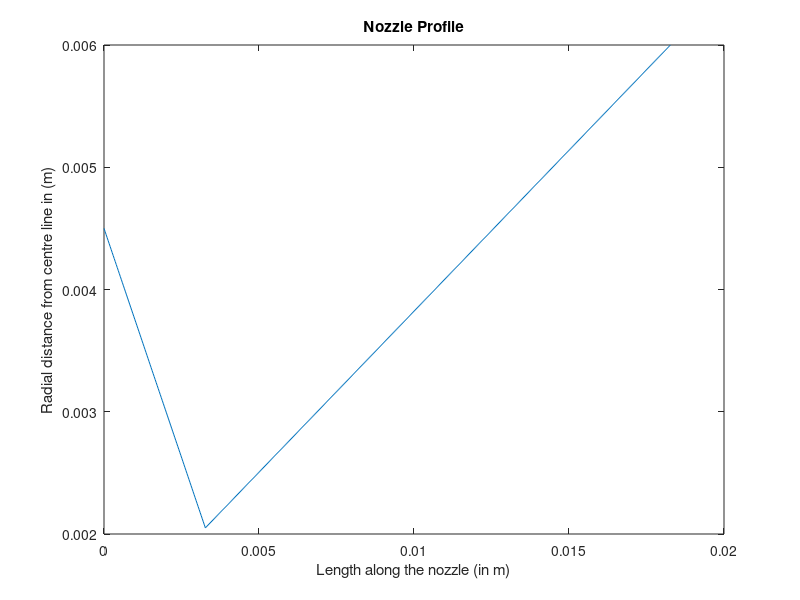
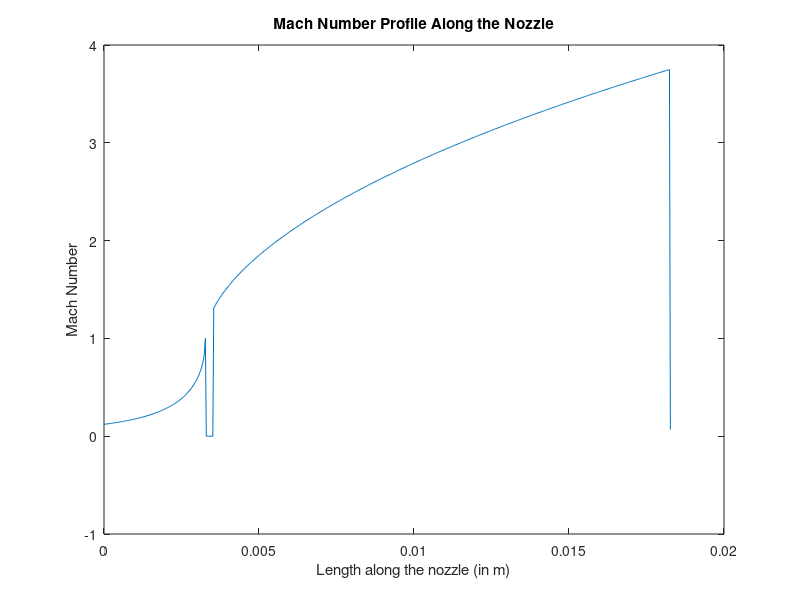
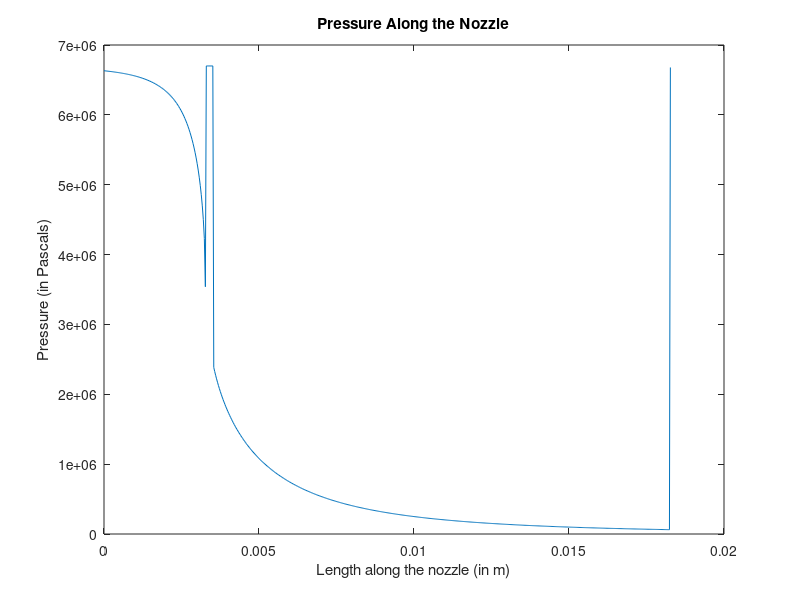
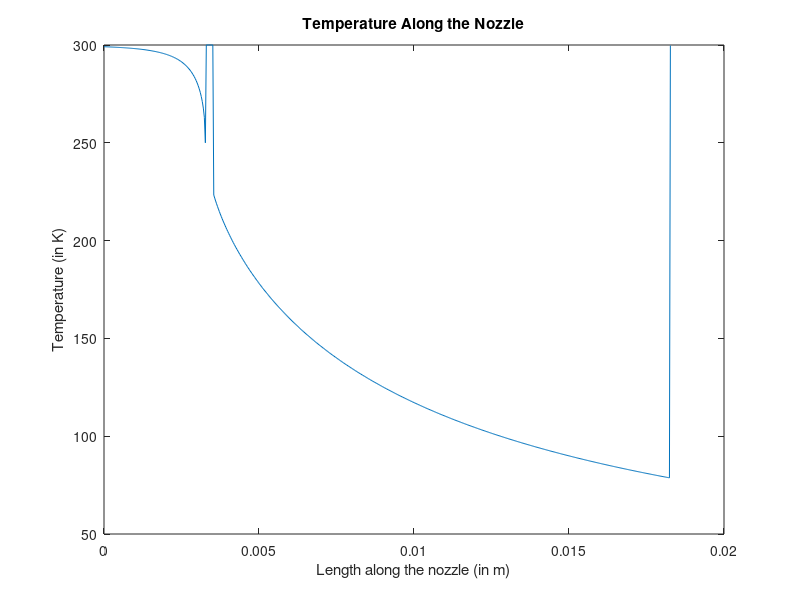

The MATLAB script that drew these images, in order:
close all;
clear;
clc;
%Modelling the nozzle:
r_1=0.0045; r_t=0.00205; r_2=0.006;
l_con=0.00327;l_div=0.015;
A_t=pi*r_t^2; gamma=1.4;
%Defining the domain
l_domain=0.950;
x_con=linspace(0,l_con,100);
x_div=linspace(l_con,l_div+l_con,500);
x_jet=linspace(l_div+l_con,l_domain,5000);
%Converging section modelling
slope_con=(r_t-r_1)/l_con;
R_con=@(x)  slope_con*x+r_1;
A_con=@(x) pi*(R_con(x))^2;
%Divergining Section modelling
slope_div=(r_2-r_t)/l_div;
R_div=@(x)  slope_div*(x-l_con)+r_t;
A_div=@(x) pi*(R_div(x))^2;

%Plotting the nozzle profile:
figure()
x_nozzle=[x_con,x_div];
r_nozzle=[R_con(x_con),R_div(x_div)];
plot(x_nozzle,r_nozzle)
xlabel('Length along the nozzle (in m)');
ylabel('Radial distance from centre line in (m)');
title('Nozzle Profile');
Mach_rel = @(M, A) (1/M)*((2/(gamma+1))*(1 +(gamma-1)/2*M^2))^((gamma+1)/(2*(gamma-1))) - (A/A_t);
Mach_solve=@(M_guess,A) fzero(@(M)Mach_rel(M,A),M_guess);
M_con=zeros(size(x_con));
M_div=zeros(size(x_div));
M_guess=[0.2, 2.5];
for i = 1:length(x_con)
    if abs(A_con(x_con(i)) - A_t) < 1e-8
        M_con(i) = 1;
    else
        M_con(i) = Mach_solve(0.7, A_con(x_con(i)));
    end
end
for i = 1:length(x_div)
    if abs(A_div(x_div(i)) - A_t) < 1e-8
        M_div(i) = 1;
    else
        M_div(i) = Mach_solve(2.5, A_div(x_div(i)));
    end
end
M_nozzle=[M_con,M_div];
M_exit=M_nozzle(end);
%Plotting the nozzle profile:
figure()
x_nozzle=[x_con,x_div];
plot(x_nozzle,M_nozzle)
xlabel('Length along the nozzle (in m)');
ylabel('Mach Number');
title('Mach Number Profile Along the Nozzle');

%Pressure and Temperature Calculations:
T_o=300; P_o=6700000;
T = @(M) T_o /(1 +(gamma-1)/2*M^2);
P = @(M) P_o/((1 +(gamma-1)/2*M^2)^(gamma/(gamma -1)));
P_nozzle=arrayfun(@(M)P(M),M_nozzle);
T_nozzle=arrayfun(@(M)T(M),M_nozzle);

figure()
plot(x_nozzle,P_nozzle)
xlabel('Length along the nozzle (in m)');
ylabel('Pressure (in Pascals)');
title('Pressure Along the Nozzle');

figure()
plot(x_nozzle,T_nozzle)
xlabel('Length along the nozzle (in m)');
ylabel('Temperature (in K)');
title('Temperature Along the Nozzle');

%Modelling the free jet:
x_domain=[x_nozzle,x_jet];
k=12;
M_jet_fun = @(x) max(0, M_exit*(1-(x-(l_con+l_div))/(k*2*r_2)));
M_jet=arrayfun(@(x)M_jet_fun(x),x_jet);
M_domain=[M_nozzle,M_jet];

figure()
plot(x_domain,M_domain)
xlabel('Length in the streamwise direction (in m)');
ylabel('Mach Nubmer');
title('Mach Number across the domain');

P_jet=arrayfun(@(M)P(M), M_jet);
T_jet=arrayfun(@(M)T(M), M_jet);
P_domain=[P_nozzle,P_jet];
T_domain=[T_nozzle,T_jet];

figure()
plot(x_domain,P_domain)
xlabel('Length in the streamwise direction (in m)');
ylabel('Pressure (in Pascals)');
title('Pressure across the domain');

figure()
plot(x_domain,T_domain)
xlabel('Length in the streamwise direction (in m)');
ylabel('Temperature (in K)');
title('Temperature across the domain');

%Calculating the mass flow rate:
R=287; %for air as the working fluid
No_of_Nozzles=9;
m_fr_chocked=A_t*P_o*((gamma/(R*T_o))^(1/2))*(2/(gamma+1))^((gamma+1)/(2*(gamma-1)));
m_fr_chocked_total=No_of_Nozzles*m_fr_chocked;


